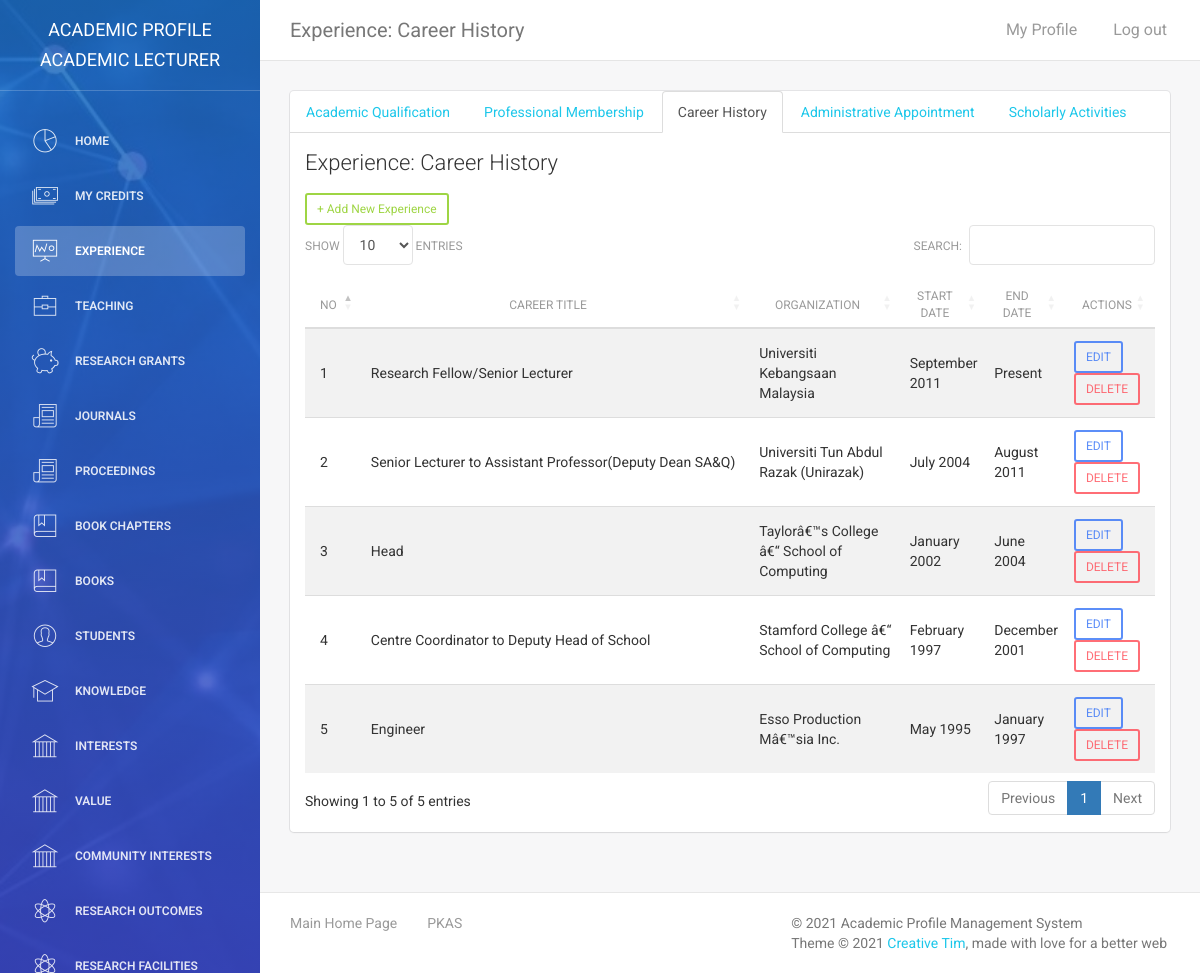
Page /kalai_panel/experience_ch.php (signed in) on the committed database.
### tables this page shows
CREATE TABLE `tbl_career_history` (
  `id` int(11) NOT NULL,
  `career_title` varchar(255) DEFAULT NULL,
  `career_organization` varchar(255) DEFAULT NULL,
  `career_startdate` varchar(255) DEFAULT NULL,
  `career_enddate` varchar(255) DEFAULT NULL,
  `super_owner` varchar(255) DEFAULT NULL
);

### kalai_panel/assets/php/chk-session.php (called while the page is built, shortened)
<?php
include("connectdb.php");
$user_check = $_SESSION['user_login'];
$user_role = $_SESSION['user_role'];
if($user_role == "Admin" || $user_role == "Super Admin" || $user_role == "Academic Lecturer" || $user_role == "Consultant" || $user_role == "Teacher"){
    $ses_sql = mysqli_query($conn,"select admin_id, admin_name, role, university, plan, credits from tbl_admin where admin_id = '$user_check'");
    $row = mysqli_fetch_array($ses_sql,MYSQLI_ASSOC);
    $login_super_owner = $row['admin_id'];
    $user_role= $row['role'];
}else if($user_role == "Student"){
    $ses_sql = mysqli_query($conn,"select std_reg_num, std_name, super_owner from tbl_students where std_reg_num = '$user_check' ");
   $row = mysqli_fetch_array($ses_sql,MYSQLI_ASSOC);
   $login_session = $row['std_reg_num'];
   $your_name = $row['std_name'];
   $login_super_owner = $row['super_owner'];
   $user_role = "Student";
   $navbar = "student-navbar.php";
   if(!isset($_SESSION['user_login'])){
      header("location:login.php");
   }
}else{
    header("location:login.php");
}
?>

### kalai_panel/experience_ch.php (the view, shortened to what this page needs)
<?php
require_once("assets/php/chk-session.php");
require_once("assets/php/connectdb.php");
?>
<!doctype html>
<html lang="en">
<head>
    <link href="assets/css/bootstrap.min.css" rel="stylesheet" />
    <link href="assets/css/animate.min.css" rel="stylesheet"/>
    <link href="assets/css/light-bootstrap-dashboard.css?v=1.4.0" rel="stylesheet"/>
	<link rel="stylesheet" type="text/css" href="https://cdn.datatables.net/1.10.19/css/dataTables.bootstrap4.min.css">
    <link href="https://maxcdn.bootstrapcdn.com/font-awesome/4.2.0/css/font-awesome.min.css" rel="stylesheet">
    <link href="assets/css/pe-icon-7-stroke.css" rel="stylesheet" />
</head>
<body>
<div class="wrapper">
    <div class="sidebar" data-color="blue" data-image="assets/img/sidebar-3.jpg">
    	<div class="sidebar-wrapper">
            <div class="logo">
                <a href="index.php" class="simple-text">
                    Academic Profile <?php echo $user_role;?>
                </a>
            </div>
            <?php $navactive = 2; include("assets/php/Admin-navbar.php");?>
    	</div>
    </div>
    <div class="main-panel">
        <nav class="navbar navbar-default navbar-fixed">
            <div class="container-fluid">
                <div class="navbar-header">
                    <a class="navbar-brand" href="experience_ch.php">Experience: Career History</a>
                </div>
                <div class="collapse navbar-collapse">
                    <ul class="nav navbar-nav navbar-left">
                        <li>
                            <a href="#" class="dropdown-toggle" data-toggle="dropdown">
                            </a>
                        </li>
                    </ul>
                    <ul class="nav navbar-nav navbar-right">
                        <li>
                           <a href="my-profile.php">
                               <p>My Profile</p>
                            </a>
                        </li>
                        <li>
                            <a href="logout.php">
                                <p>Log out</p>
                            </a>
                        </li>
                    </ul>
                </div>
            </div>
        </nav>
        <div class="content">
            <div class="container-fluid">
                <div class="row">
                    <div class="col-md-12">
                        <div class="card">
                            <ul class="nav nav-tabs">
                                <li><a href="experience_aq.php">Academic Qualification</a></li>
                                <li><a href="experience_pm.php">Professional Membership</a></li>
                                <li class="active"><a href="experience_ch.php">Career History</a></li>
                                <li><a href="experience_aa.php">Administrative Appointment</a></li>
                                <li><a href="experience_sa.php">Scholarly Activities</a></li>
                            </ul>
                            <div class="header">
                                <h4 class="title">Experience: Career History</h4>
                            </div>
                            <div class="content table-responsive">
                                <table id="tlist" class="table table-hover table-striped">
                                    <thead>
                                        <th width="5%" style="text-align:center">No</th>
                                    	<th width="65%" style="text-align:center">Career Title</th>
                                    	<th width="20%" style="text-align:center">Organization</th>
                                    	<th width="10%" style="text-align:center">Start Date</th>
                                        <th width="10%" style="text-align:center">End Date</th>
                                        <th width="10%" style="text-align:center">Actions</th>
                                    </thead>
                                    <tbody>
                                    <button type= "button" data-toggle="modal" data-target="#AddData" class="add-data btn btn-success btn-sm">+ Add New Experience</button>
                                        <?php
                                        $sql = mysqli_query($conn, "SELECT * from tbl_career_history WHERE super_owner='$login_super_owner' ORDER BY id DESC");
                                        $rows = mysqli_num_rows($sql);
                                        if($rows){
                                            $count = 1;
                                            while($row=mysqli_fetch_array($sql)){
                                        ?>
                                        <tr>
                                            <td><?php echo $count++;?></td>
                                        	<td><?php echo $row['career_title'];?></td>
                                        	<td><?php echo $row['career_organization'];?></td>
                                            <td><?php echo $row['career_startdate'];?></td>
                                            <td><?php echo $row['career_enddate'];?></td>
                                            <td><button type="button" data-toggle="modal" data-id="<?php echo $row['id'];?>" data-title="<?php echo $row['career_title'];?>"
                                            data-organization="<?php echo $row['career_organization'];?>" data-startdate="<?php echo $row['career_startdate'];?>" data-enddate="<?php echo $row['career_enddate'];?>" data-target="#EditData" class="edit-data btn btn-primary btn-sm">EDIT</button>
                                            <button type="button" data-toggle="modal" data-id="<?php echo $row['id'];?>" data-target="#ConfirmDelete" class="delete-data btn btn-danger btn-sm">DELETE</button></td>
                                        </tr>
                                        <?php } } ?>
                                    </tbody>
                                </table>
                            </div>
                        </div>
                    </div>
                </div>
            </div>
        </div>
        <footer class="footer">
            <div class="container-fluid">
                <nav class="pull-left">
                    <ul>
                        <li>
                            <a href="../index.php">
                                Main Home Page
                            </a>
                        </li>
                        <li>
                            <a href="http://www.ukm.my/pkas/">
                                PKAS
                            </a>
                        </li>
                    </ul>
                </nav>
                <p class="copyright pull-right">
                    &copy; <script>document.write(new Date().getFullYear())</script> Academic Profile Management System<br>
                    Theme &copy; <script>document.write(new Date().getFullYear())</script> <a href="http://www.creative-tim.com">Creative Tim</a>, made with love for a better web
                </p>
            </div>
        </footer>
    </div>
</div>
</body>
</html>

### rows in the picture
tbl_career_history: career_title "Research Fellow/Senior Lecturer", career_organization "Universiti Kebangsaan Malaysia", career_startdate "September 2011", career_enddate "Present"
tbl_career_history: career_title "Senior Lecturer to Assistant Professor(Deputy Dean SA&Q)", career_organization "Universiti Tun Abdul Razak (Unirazak)", career_startdate "July 2004", career_enddate "August 2011"
tbl_career_history: career_title "Head", career_organization "Taylorâ€™s College â€“ School of Computing", career_startdate "January 2002", career_enddate "June 2004"
tbl_career_history: career_title "Centre Coordinator to Deputy Head of School", career_organization "Stamford College â€“ School of Computing", career_startdate "February 1997", career_enddate "December 2001"
tbl_career_history: career_title "Engineer", career_organization "Esso Production Mâ€™sia Inc.", career_startdate "May 1995", career_enddate "January 1997"

### other values in the picture
$user_role "ACADEMIC LECTURER"
